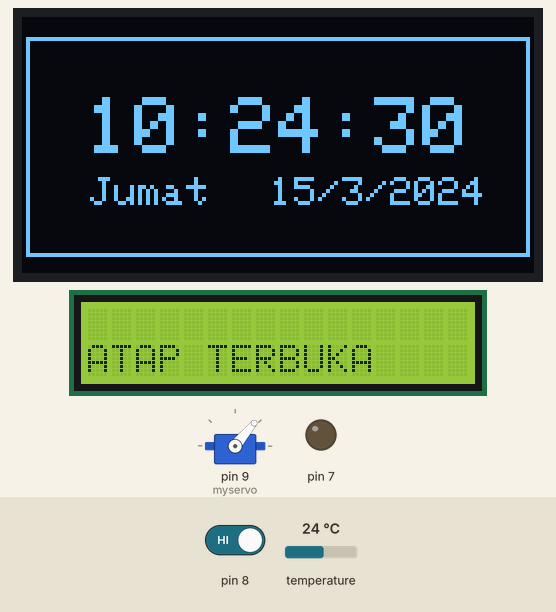
A sketch run on a simulated Arduino Uno, built with avr-gcc and run on an emulated ATmega328P. On the bench: 128×64 one-colour display, 16×2 character LCD, servo, output pins drawn as LEDs (lit = HIGH). The inputs (shaded band) are chosen by the test bench; at power-on: pin 8 HIGH, temperature 24 °C. The local clock reads 2024-03-15 10:24:30 at power-on unless the sketch sets it; what the sketch prints to the serial monitor is not drawn.

Above: at 1.2 s.
1.3 s: pin 8 driven LOW
3.2 s: pin 8 driven HIGH
At 5.0 s:
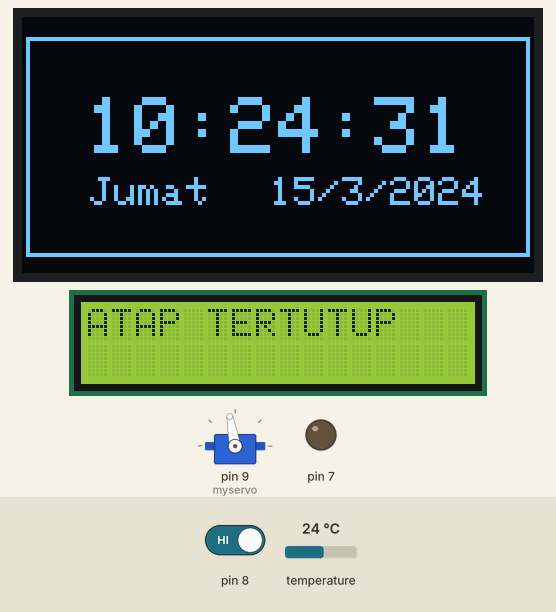
At 10.7 s:
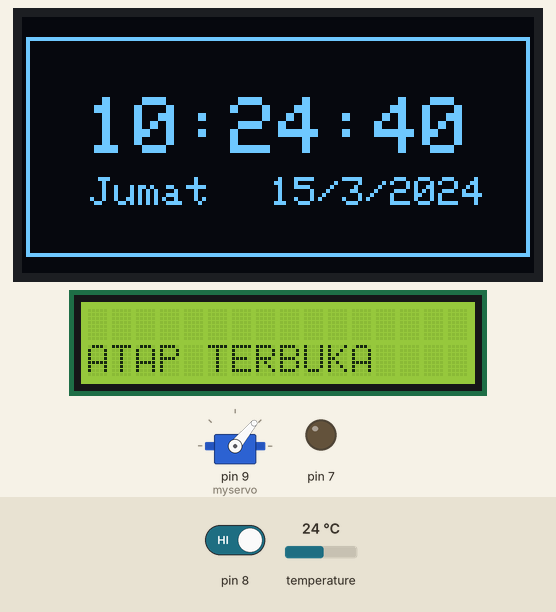
Timing chart, 0 to 12.2 s (numbered marks = the images above; inputs shaded):
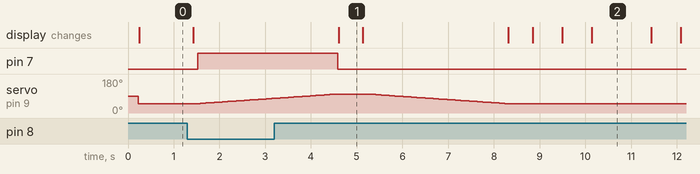

Measured:
- after the input at 1.3 s, pin 7: LOW → HIGH after 0.22 s; servo on pin 9 (myservo): moves from 50° to 77° over 1.6 s, starting after 0.28 s
- what the display in image 1 shows lasts 0.5 s, from 4.6 s to 5.1 s

The sketch:

main.ino
```cpp
#include <RTClib.h>
#include <Adafruit_SSD1306.h>
#include <Servo.h>
#include  <Wire.h>
#include  <LiquidCrystal_I2C.h>

RTC_DS3231 rtc;
Adafruit_SSD1306 oled(128, 64, &Wire, 4);
LiquidCrystal_I2C lcd = LiquidCrystal_I2C(0x27, 16, 2);
Servo myservo;

char daysOfTheWeek[7][12] = {"Minggu", "Senin", "Selasa", "Rabu", "Kamis", "Jumat", "Sabtu"};
int Stemp = 50;

void setup() {
  Serial.begin(9600);
  rtc.begin();
  oled.begin(SSD1306_SWITCHCAPVCC, 0x3C);
  oled.clearDisplay();
  lcd.init();
  lcd.backlight();
  myservo.attach(9);
  pinMode (8 , INPUT);
  pinMode (7 , OUTPUT);
}

void loop() {
    DateTime now = rtc.now();
    oled.clearDisplay();
    oled.drawRect(1, 5, 126, 55, WHITE);
    oled.setTextSize(2);
    oled.setTextColor(WHITE);
    oled.setCursor(16, 20);
    oled.print(now.hour(), DEC);
    oled.print(':');
    oled.print(now.minute(), DEC);
    oled.print(':');
    oled.print(now.second(), DEC);

    oled.setTextSize(1);
    oled.setTextColor(WHITE);
    oled.setCursor(17, 40);
    oled.print(daysOfTheWeek[now.dayOfTheWeek()]);

    oled.setCursor(62, 40);
    oled.print(now.day(), DEC);
    oled.print('/');
    oled.print(now.month(), DEC);
    oled.print('/');
    oled.print(now.year(), DEC);
    oled.display();
    delay(100);


    int digital = digitalRead(8);
    Serial.print(digital);
    Serial.print(",");
    Serial.print(rtc.getTemperature());
    if(digital==0){
      digitalWrite(7, HIGH);
      if(Stemp!=100){
        for(int i = 50;i<=100;i++){
          myservo.write(i);
          delay(60);
        }
      }
      myservo.write(100);
      Stemp = myservo.read();
      digitalWrite(7, LOW);
      lcd.clear();
      lcd.setCursor(0,0);
      lcd.print ("ATAP TERTUTUP");
      delay(500);
    }
    else{
      digitalWrite(7, LOW);
      if(Stemp!=50){
        for(int i = 100;i>=50;i--){
          myservo.write(i);
          delay(60);
        }
      }
      myservo.write(50);
      Stemp = myservo.read();
      lcd.clear();
      lcd.setCursor(0,1);
      lcd.print ("ATAP TERBUKA");
      delay(500);
    }
}
```
